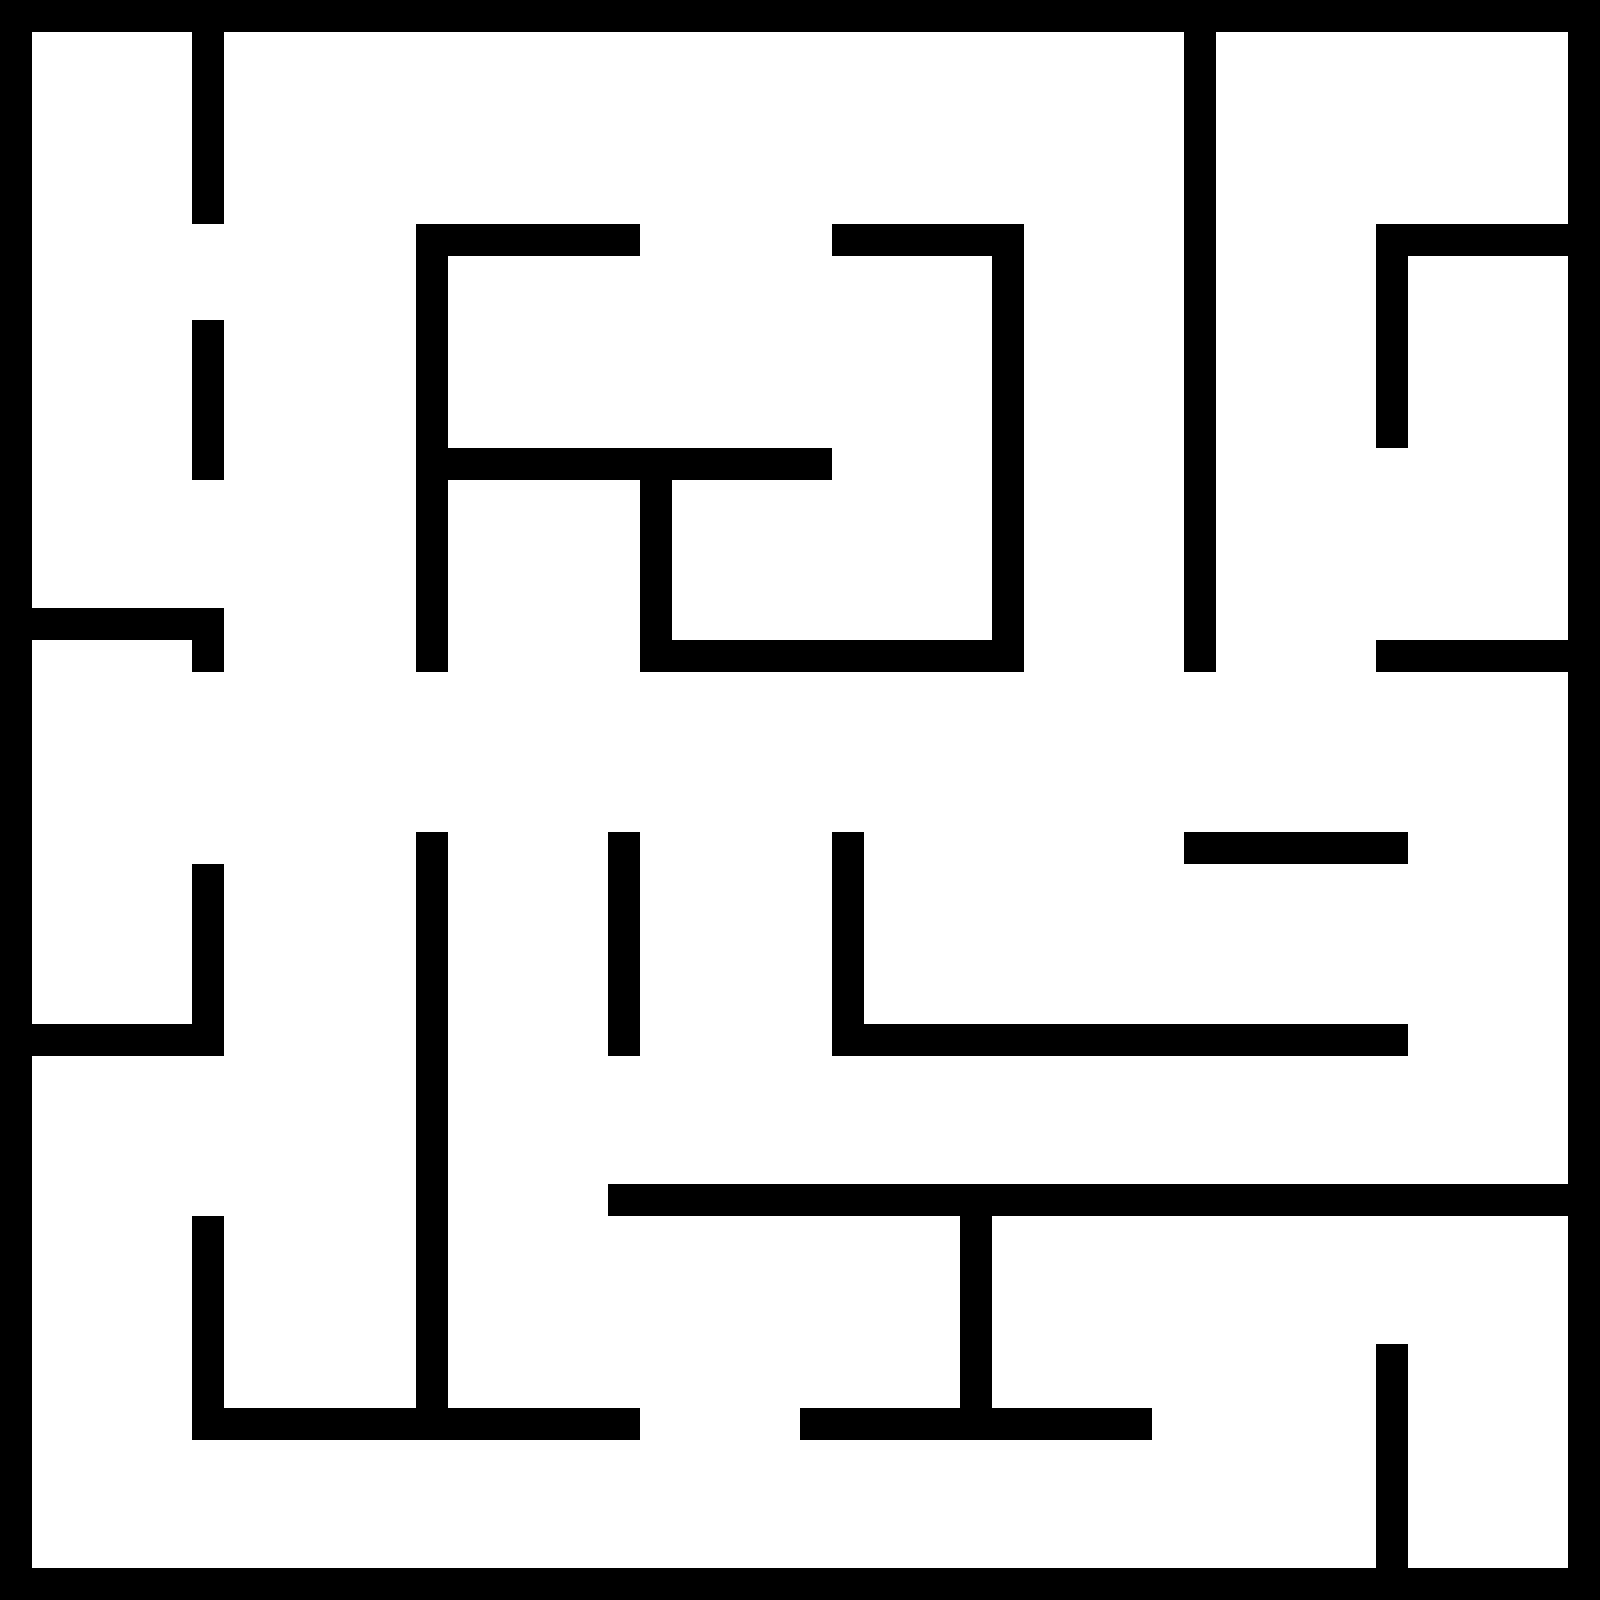

Below is a game level as drawn by its tile map, then a one-line description and the .tmx that defines it (tile-layer data replaced by summaries):
An orthogonal 50x50 tile map with 32x32 px tiles, 2 tile layers (Background, Borders).

<map version="1.10" tiledversion="1.11.0" orientation="orthogonal" renderorder="right-down" width="50" height="50" tilewidth="32" tileheight="32" infinite="0" nextlayerid="3" nextobjectid="1">
 <tileset firstgid="1" source="gametile.tsx" />
 <layer id="1" name="Background" width="50" height="50">
  <data>[2500 cells, 2500 non-empty, 1 distinct tile ids]</data>
 </layer>
 <layer id="2" name="Borders" width="50" height="50">
  <data>[2500 cells, 462 non-empty, 2 distinct tile ids]</data>
 </layer>
</map>